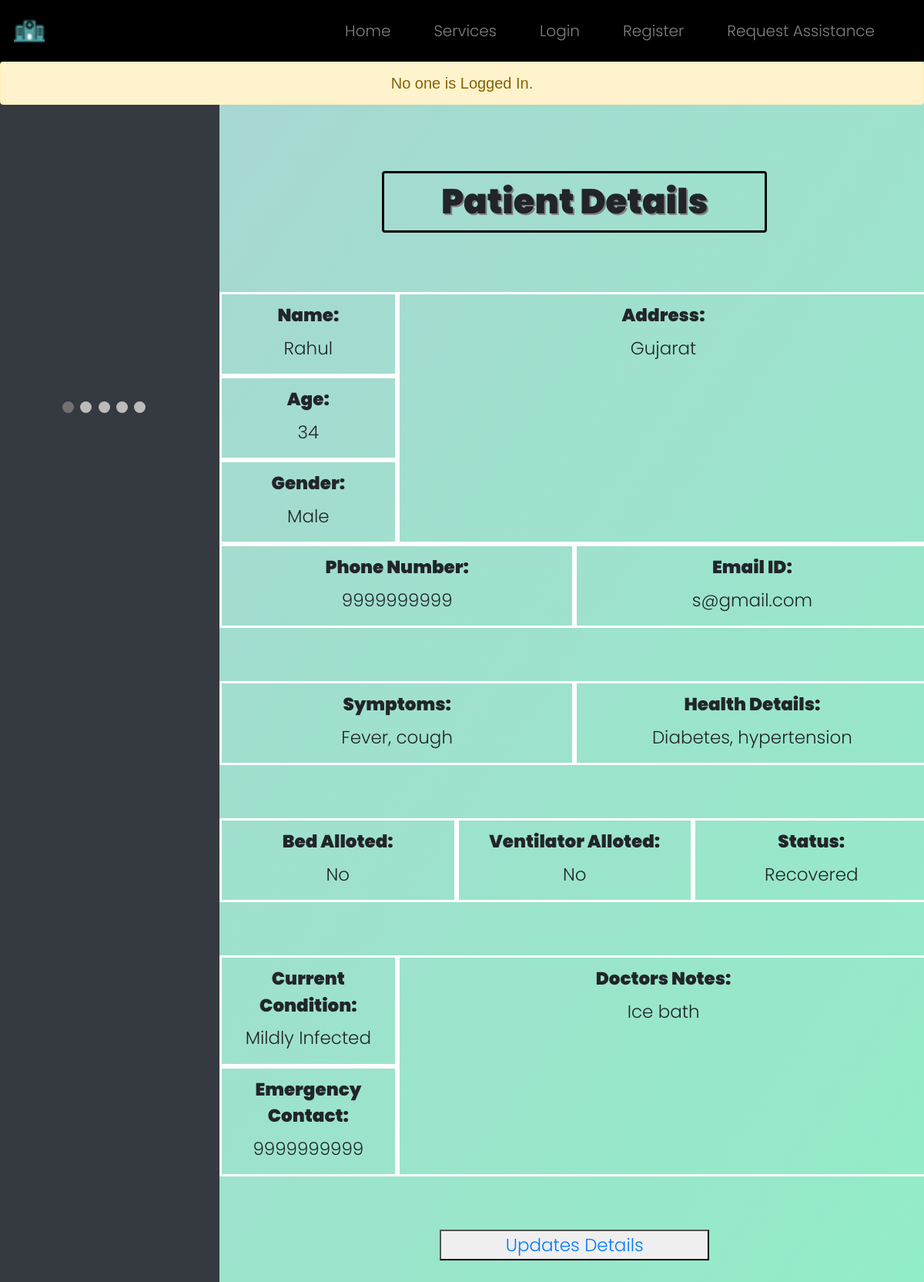
The page /patient/4 on the database its author committed.
### WebApp/models.py (models this page shows)
class Patient(models.Model):
    patient_id = models.AutoField(primary_key=True)
    name  = models.CharField(max_length=64)
    age = models.IntegerField()
    gender = models.CharField(max_length=64)
    address = models.TextField()
    phone = models.CharField(max_length=64)
    email = models.CharField(max_length=64)
    date = models.CharField(max_length=64)
    symptoms = models.TextField()
    health_det = models.TextField()
    emg_phone = models.CharField(max_length=64)
    bed = models.CharField(max_length=64)
    venti = models.CharField(max_length=64)
    status = models.CharField(max_length=64)
    condi = models.CharField(max_length=64)
    notes = models.TextField()

### WebApp/views.py (the view)
# urls.py: path("patient/<id>", views.indipatient, name="indipatient"),
def indipatient(request, id):
    pat=Patient.objects.get(patient_id=id)
    return render (request, "WebApp/indipatient.html", {"pat": pat})

### WebApp/templates/WebApp/indipatient.html (shortened to what this page needs)
{% extends "WebApp/layout.html" %}
{% load static %}
{% block notif %}
<div class="notif">
    {% if user.is_authenticated %}
        <div class="alert alert-success" role="alert">
            <center>Logged in as <strong>{{ user.username }}</strong>.</center>
        </div>
    {% else %}
        <div class="alert alert-warning" role="alert">
            <center>No one is Logged In.</center>
        </div>
    {% endif %}
</div>
{% endblock %}
{% block body %}
<div class="row" style="z-index: 10000;">
    <div class="col-3 abtimg">
        <div class="slideshow-container">
            </div>
            <br>
            <div style="text-align:center">
              <span class="dot"></span>
              <span class="dot"></span>
              <span class="dot"></span>
              <span class="dot"></span>
              <span class="dot"></span>
            </div>
    </div>
    <div class="col-9 login" style="font-size: min(23px,4vw); margin-bottom: 100px; border: none;">
        <center><h1 class=tit>Patient Details</h1></center>
        <br><br>
        <center>
            <div class=row>
                <div class=col-3>
                    <div class=row>
                        <div class="col">
                            <label>Name:</label>
                            <p>{{ pat.name }}</p>
                        </div>
                    </div>
                    <div class=row>
                        <div class="col">
                            <label>Age:</label>
                            <p>{{ pat.age }}</p>
                        </div>
                    </div>
                    <div class=row>
                        <div class="col">
                            <label>Gender:</label>
                            <p>{{ pat.gender }}</p>
                        </div>
                    </div>
                </div>
                <div class="col-9">
                    <label>Address:</label>
                    <p>{{ pat.address }}</p>
                </div>
            </div>
            <div class=row>
                <div class="col">
                    <label>Phone Number:</label>
                    <p>{{ pat.phone }}</p>
                </div>
                <div class="col">
                    <label>Email ID:</label>
                    <p>{{ pat.email }}</p>
                </div>
            </div>
            <br><br>
            <div class=row>
                <div class="col">
                    <label>Symptoms:</label>
                    <p>{{ pat.symptoms }}</p>
                </div>
                <div class="col">
                    <label>Health Details:</label>
                    <p>{{ pat.health_det }}</p>
                </div>
            </div>
            <br><br>
            <div class=row>
                <div class="col">
                    <label>Bed Alloted:</label>
                    <p>{{ pat.bed }}</p>
                </div>
                <div class="col">
                    <label>Ventilator Alloted:</label>
                    <p>{{ pat.venti }}</p>
                </div>
                <div class="col">
                    <label>Status:</label>
                    <p>{{ pat.status }}</p>
                </div>
            </div>
            <br><br>
            <div class=row>
                <div class=col-3>
                    <div class=row>
                        <div class="col">
                            <label>Current Condition:</label>
                            <p>{{ pat.condi }}</p>
                        </div>
                    </div>
                    <div class=row>
                        <div class="col">
                            <label>Emergency Contact:</label>
                            <p>{{ pat.emg_phone }}</p>
                        </div>
                    </div>
                </div>
                <div class="col-9">
                    <label>Doctors Notes:</label>
                    <p>{{ pat.notes }}</p>
                </div>
            </div>
            <br><br>
            <button type="submit" class="update"><a href="{% url 'update' id=pat.patient_id %}">Updates Details</a></button>
        </center>
    </div>
  </div>
{% endblock %}

### WebApp/static/WebApp/style.css (style rules this page uses)
* { box-sizing: border-box; margin: 0; padding: 0; font-weight: 300; }
body { font-family: poppins; }
.notif { font-family: 'Source Sans Pro', sans-serif; width: 100%; position: relative; z-index: 10; margin-top: 80px; font-size: min(20px, 4vw); }
.tit { font-size: min(45px, 8vw); font-weight: 900; text-shadow: 2px 2px grey; border-style: solid; border-color: black; border-width: min(3px, 0.5vw); border-radius: 4px; width: 500px; padding: 10px; }
.abtimg { margin-top: -150px; background-color: #343a40; height: 150vh; position: fixed; overflow: hidden; }
.update { color: #50a3a2; height: 40px; width: 350px; }
.slideshow-container { max-width: 1000px; position: relative; margin: auto; }
.dot { height: 15px; width: 15px; margin: 0 2px; background-color: #bbb; border-radius: 50%; display: inline-block; transition: background-color 0.6s ease; }
.active { background-color: #717171; }
.login, .register { margin-left: 25vw; padding-top: 70px; overflow: hidden; }

### WebApp/templates/WebApp/indipatient.html (style rules this page uses)
.col, .col-9 { border-style: solid; border-color: white; }
.col > label { padding-top: 10px; font-weight: 1000; }
.col-9 > label { padding-top: 10px; font-weight: 1000; }

### rows shown on the page
Patient: name "Rahul", age "34", gender "Male", address "Gujarat", phone "9999999999", email "s@gmail.com", symptoms "Fever, cough", health_det "Diabetes, hypertension", bed "No", venti "No", status "Recovered", condi "Mildly Infected", emg_phone "9999999999", notes "Ice bath"
